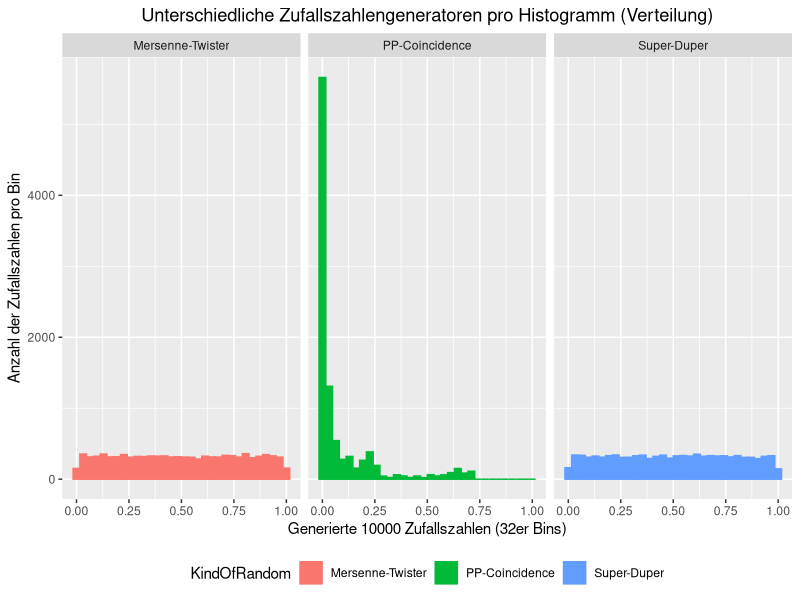
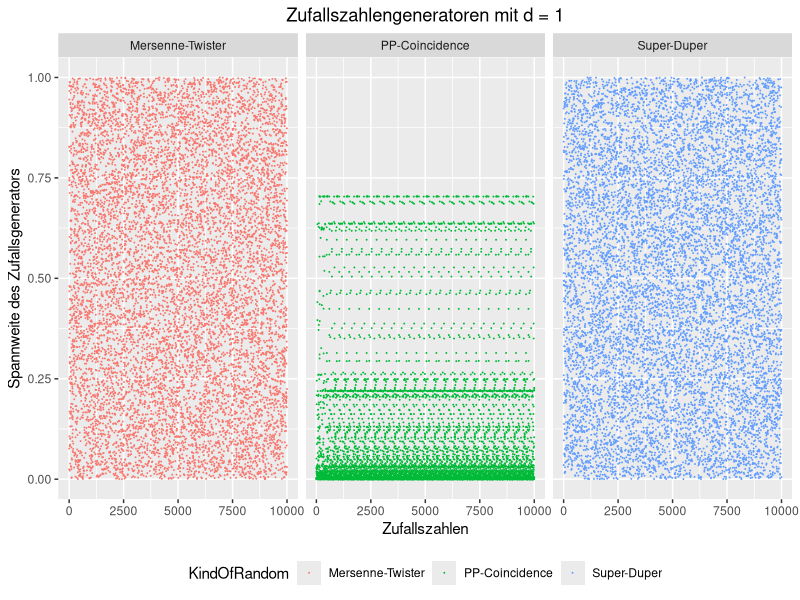
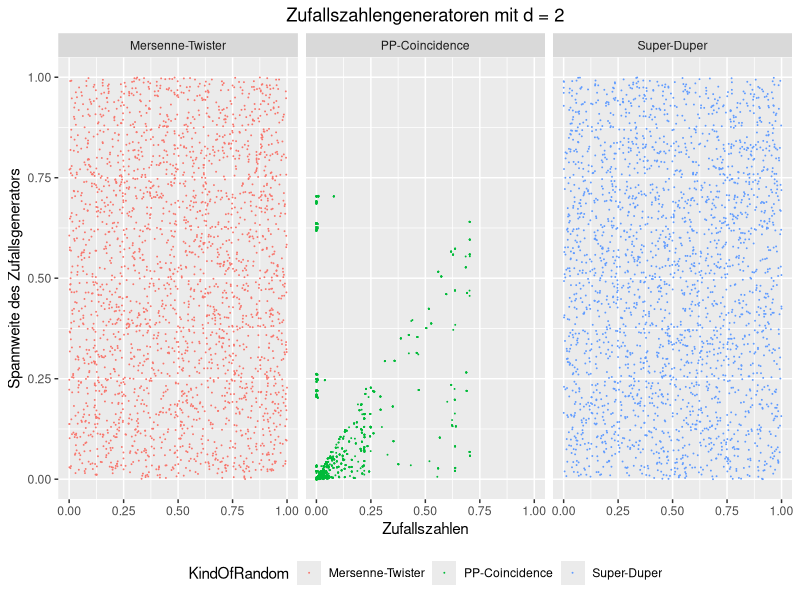
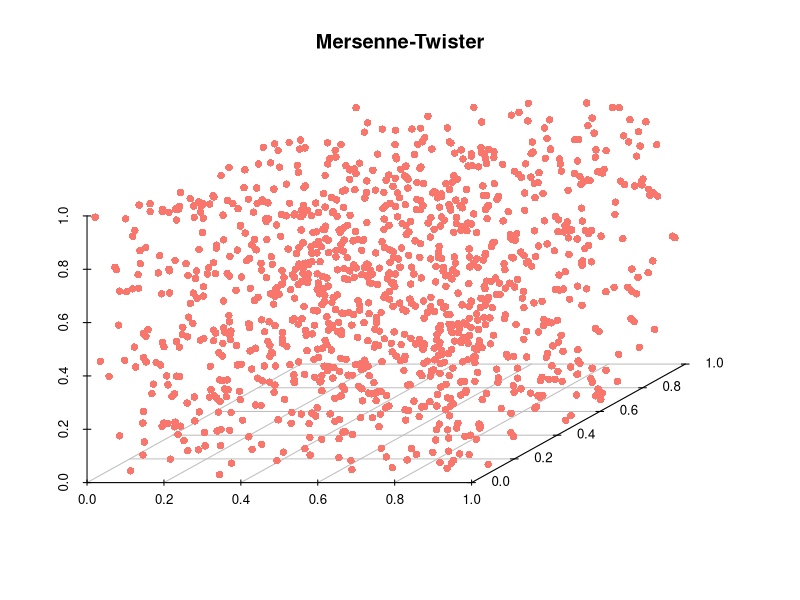
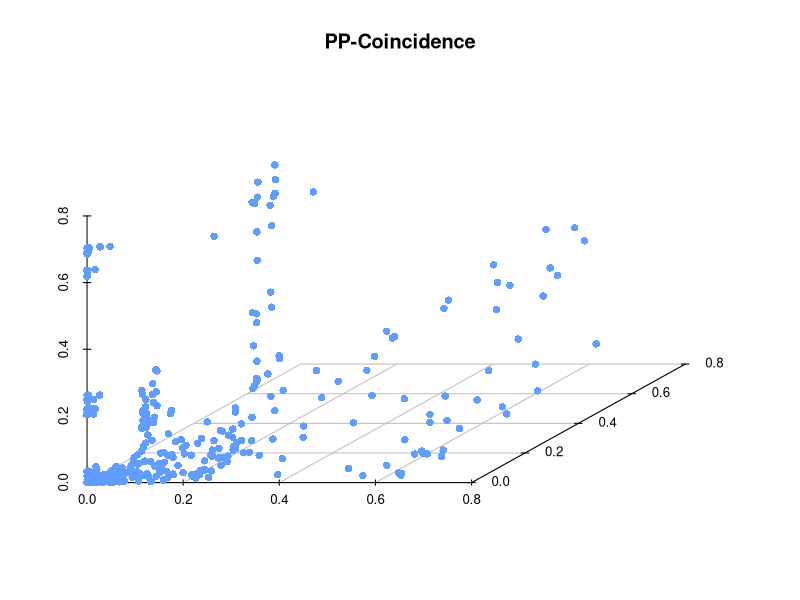
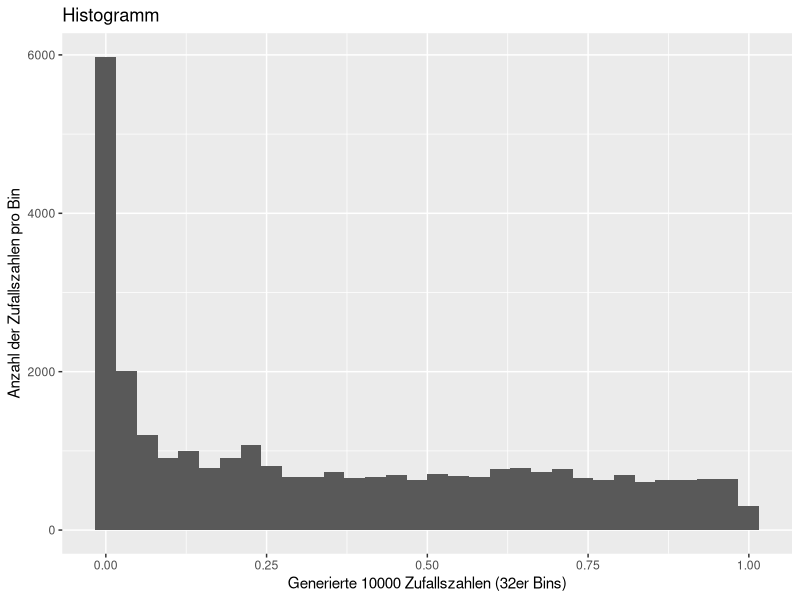
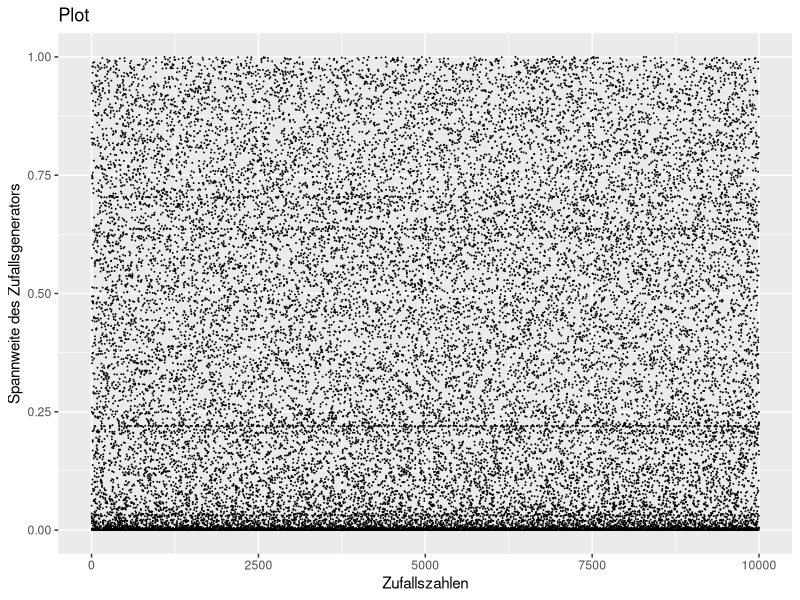

The R script that drew these images, in order:
## ---- chunk 1
# Plot der exponentialfunktions.
#library(ggplot2)
#data <- data.frame(x=seq(1:25), y=pexp(seq(1:25)))
#data2 <- data.frame(x=seq(1:25), y=seq(1:25))
#ggplot() +
#  geom_line(data=data, aes(x=data$x, y=data$y)) +
#  geom_line(data=data2, aes(x=data2$x, y=data2$y)) + 
#  labs(title="Exponentialfunktion mit Inverse")
## ---- chunk 2
# Berechnet die neue Zufallszahl
PP.Coincidence.CalculateNumber <- function (randomNumber) {
  first <- as.numeric(substr(randomNumber, 0, 5))
  second <- as.numeric(substr(randomNumber, 6, 10))
  
  # Ist der zweite Teil 0 oder nicht definiert =>
  # Mache ein XOR mit den hinteren Stellen von der aktuellen Zeit
  if(is.na(second) || second == 0) {
    second <- bitwXor(first, as.numeric(substr(as.numeric(Sys.time()), 6, 10)))
  }
  # Die eigentliche Berechnung
  return (first * second)
}

# Initialaufruf mit einer Anzahl von Zufallszahlen
PP.Coincidence <- function(numberOfRandomNumbers){
  rngNumber <- as.numeric(Sys.time())
  randomNumberList <- c()
  
  for(i in 1:numberOfRandomNumbers){
    rngNumber <- PP.Coincidence.CalculateNumber(rngNumber)
    randomNumberList <- c(randomNumberList, rngNumber/10000000000)
  }
  randomNumberList
}
## ---- chunk 3
library(ggplot2)
numberOfRandomNumbers <- 10000

RNGkind("Mersenne-Twister") # matches  "Mersenne-Twister"
datamt = data.frame(data = runif(numberOfRandomNumbers), KindOfRandom = "Mersenne-Twister", pos = 1:numberOfRandomNumbers)

RNGkind("Super") # matches  "Super-Duper"
datasd = data.frame(data = runif(numberOfRandomNumbers), KindOfRandom = "Super-Duper", pos = 1:numberOfRandomNumbers)

RNGkind("Wichmann-Hill") # matches  "Wichmann-Hill"
datawh = data.frame(data = PP.Coincidence(numberOfRandomNumbers), KindOfRandom = "PP-Coincidence", pos = 1:numberOfRandomNumbers)

data <- rbind(datamt, datasd, datawh)

ggplot(data, aes(x = data, color = KindOfRandom, fill = KindOfRandom)) + 
  geom_histogram(bins = 32) + 
  facet_grid(~ KindOfRandom) +
  theme(legend.direction = "horizontal", 
        legend.position = "bottom",
        legend.box = "horizontal") +
  labs(title = "Unterschiedliche Zufallszahlengeneratoren pro Histogramm (Verteilung)",
  x = "Generierte 10000 Zufallszahlen (32er Bins)",
  y = "Anzahl der Zufallszahlen pro Bin") +
  theme(plot.title = element_text(hjust = 0.5))
## ---- chunk 4
ggplot(data, aes(y = data, x = pos, color = KindOfRandom)) + 
  geom_point(size = 0.01) +
  facet_grid(~ KindOfRandom) +
  theme(legend.direction = "horizontal", 
        legend.position = "bottom",
        legend.box = "horizontal") +
  labs(title = "Zufallszahlengeneratoren mit d = 1",
  x = "Zufallszahlen",
  y = "Spannweite des Zufallsgenerators") +
  theme(plot.title = element_text(hjust = 0.5))
## ---- chunk 5
datamt2 <- data.frame(dataX = datamt[seq(1, 5000, 2),]$data, 
                      dataY = datamt[seq(2, 5000, 2),]$data,
                      KindOfRandom = "Mersenne-Twister")
datasd2 <- data.frame(dataX = datasd[seq(1, 5000, 2),]$data, 
                      dataY = datasd[seq(2, 5000, 2),]$data,
                      KindOfRandom = "Super-Duper")
datawh2 <- data.frame(dataX = datawh[seq(1, 5000, 2),]$data, 
                      dataY = datawh[seq(2, 5000, 2),]$data,
                      KindOfRandom = "PP-Coincidence")

data2 <- rbind(datamt2, datasd2, datawh2)

ggplot(data2, aes(y = dataY, x = dataX, color = KindOfRandom)) + 
  geom_point(size = 0.01) +
  facet_grid(~ KindOfRandom) +
  theme(legend.direction = "horizontal", 
        legend.position = "bottom",
        legend.box = "horizontal") +
  labs(title = "Zufallszahlengeneratoren mit d = 2",
  x = "Zufallszahlen",
  y = "Spannweite des Zufallsgenerators") +
  theme(plot.title = element_text(hjust = 0.5))
## ---- chunk 6

datamt <- data.frame(dataX = datamt[seq(1, 3333, 3),]$data, 
                       dataY = datamt[seq(2, 3333, 3),]$data, 
                       dataZ = datamt[seq(3, 3333, 3),]$data)


library(scatterplot3d)

with(datamt, {
   s3d <- scatterplot3d(dataX, dataY, dataZ, # x,y, z axis
                 main="Mersenne-Twister",
                 box=FALSE,
                 color="#F8766C",
                 pch = 16,
                 xlab="",
                 ylab="",
                 zlab="")
   
   s3d.coords <- s3d$xyz.convert(dataX, dataY, dataZ) +
  theme(plot.title = element_text(hjust = 0.5))
})
## ---- chunk 7

datawh <- data.frame(dataX = datawh[seq(1, 3333, 3),]$data, 
                       dataY = datawh[seq(2, 3333, 3),]$data, 
                       dataZ = datawh[seq(3, 3333, 3),]$data)


library(scatterplot3d)

with(datawh, {
   s3d <- scatterplot3d(dataX, dataY, dataZ, # x,y, z axis
                 main="PP-Coincidence",
                 box=FALSE,
                 color="#619CFF",
                 pch = 16,
                 xlab="",
                 ylab="",
                 zlab="")
   
   s3d.coords <- s3d$xyz.convert(dataX, dataY, dataZ) +
  theme(plot.title = element_text(hjust = 0.5))
})
## ---- chunk 8
# Ruft die Help-Page von RNG auf
?RNG
## ---- chunk 9
# RNGkind setzt den Pseudozufallsgenerator
# Setzt den Zufallsgenerator auf L'Ecuyer-CMRG
RNGkind("L'Ecuyer-CMRG")

# Gibt den aktuellen Zufallsgenerator aus
RNGkind()

# Setzt den Zufallsgenerator auf Mersenne-Twister (default)
RNGkind("Mersenne-Twister")
## ---- chunk 10
# Setzt den Seed auf 123456789 für genau den nächsten Aufruf
set.seed(123456789)

# Generiert immer die selben 10 Zufallszahlen wegen den seed.
runif(10)

# Generiert 10 Zufallszahlen ohne Seed
runif(10)
## ---- chunk 11
# Berechnet die neue Zufallszahl
PP.Coincidence.CalculateNumber <- function (randomNumber) {
  first <- as.numeric(substr(randomNumber, 0, 5))
  second <- as.numeric(substr(randomNumber, 6, 10))
  
  # Ist der zweite Teil 0 oder nicht definiert =>
  # Mache ein XOR mit den hinteren Stellen von der aktuellen Zeit
  if(is.na(second) || second == 0) {
    second <- bitwXor(first, as.numeric(substr(as.numeric(Sys.time()), 6, 10)))
  }
  # Die eigentliche Berechnung
  return (first * second)
}

# Initialaufruf mit einer Anzahl von Zufallszahlen
PP.Coincidence <- function(numberOfRandomNumbers){
  rngNumber <- as.numeric(Sys.time())
  randomNumberList <- c()
  
  for(i in 1:numberOfRandomNumbers){
    rngNumber <- PP.Coincidence.CalculateNumber(rngNumber)
    randomNumberList <- c(randomNumberList, rngNumber/10000000000)
  }
  randomNumberList
}
PP.Coincidence(5)

## ---- chunk 12
# Graphische Prüfung auf Gleichverteilung
ggplot(data, aes(x = data)) + 
  geom_histogram(bins = 32) + 
  theme(legend.direction = "horizontal", 
        legend.position = "bottom",
        legend.box = "horizontal") +
  labs(title = "Histogramm",
  x = "Generierte 10000 Zufallszahlen (32er Bins)",
  y = "Anzahl der Zufallszahlen pro Bin")

ggplot(data, aes(y = data, x = pos)) + 
  geom_point(size = 0.01) +
  theme(legend.direction = "horizontal", 
        legend.position = "bottom",
        legend.box = "horizontal") +
  labs(title = "Plot",
  x = "Zufallszahlen",
  y = "Spannweite des Zufallsgenerators")
